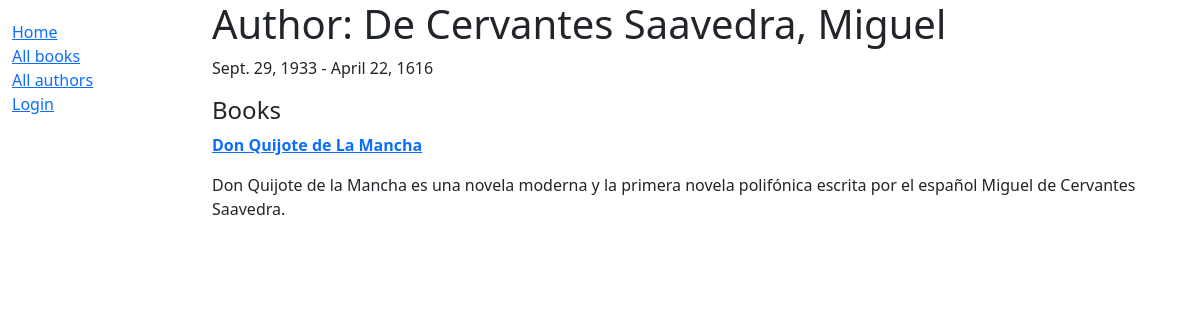
/catalog/author/1/, run on the app's committed database.
### catalog/models.py (models this page shows, shortened)
class Author(models.Model):
    first_name = models.CharField(max_length=100)
    last_name = models.CharField(max_length=100)
    date_of_birth = models.DateField(null=True, blank=True)
    date_of_death = models.DateField('died', null=True, blank=True)
    class Meta:
        ordering = ['last_name', 'first_name']

class Book(models.Model):
    title = models.CharField(max_length=200)
    author = models.ForeignKey('Author', on_delete=models.RESTRICT, null=True)
    summary = models.TextField(
        max_length=1000, help_text="Enter a brief description of the book")
    isbn = models.CharField('ISBN', max_length=13,
                            unique=True,
                            help_text='13 Character <a href="https://www.isbn-international.org/content/what-isbn'
                                      '">ISBN number</a>')
    genre = models.ManyToManyField(
        Genre, help_text="Select a genre for this book")
    language = models.ForeignKey(
        'Language', on_delete=models.SET_NULL, null=True)
    class Meta:
        ordering = ['title', 'author']
    def display_genre(self):
        """Creates a string for the Genre. This is required to display genre in Admin."""
        return ', '.join([genre.name for genre in self.genre.all()[:3]])
    display_genre.short_description = 'Genre'

### catalog/views.py (the view)
# urls.py: path('author/<int:pk>/', views.AuthorDetailView.as_view(), name="author-detail"),
class AuthorDetailView(generic.DetailView):
	model = Author
	context_object_name = 'author'
	def get_context_data(self, **kwargs):
		context = super(AuthorDetailView, self).get_context_data(**kwargs)
		context ['author_books'] = Book.objects.filter(author=self.kwargs['pk'])
		return context

### catalog/templates/catalog/author_detail.html
{% extends 'base_generic.html' %}
{% block content %}
<h1> Author: {{ author.last_name }}, {{ author.first_name }}</h1>
<p> {{ author.date_of_birth }} - {% if author.date_of_death %} {{ author.date_of_death }} {% endif %}</p>
<h4>Books</h4>
{% if author_books %}
	{% for book in author_books %}
		<p><a href="{% url 'book-detail' book.id %}"><b>{{ book.title }}</b></a></p>
		<p>{{ book.summary }}</p>
	{% endfor %}
{% else %}
	<p>Author does not have book yet right now.</p>
{% endif %}
{% endblock %}

### data on the page
Author: date_of_birth "Sept. 29, 1933", date_of_death "April 22, 1616"
Book: title "Don Quijote de La Mancha", summary "Don Quijote de la Mancha es una novela moderna y la primera novela polifónica escrita por el español Miguel de Cervantes Saavedra."
